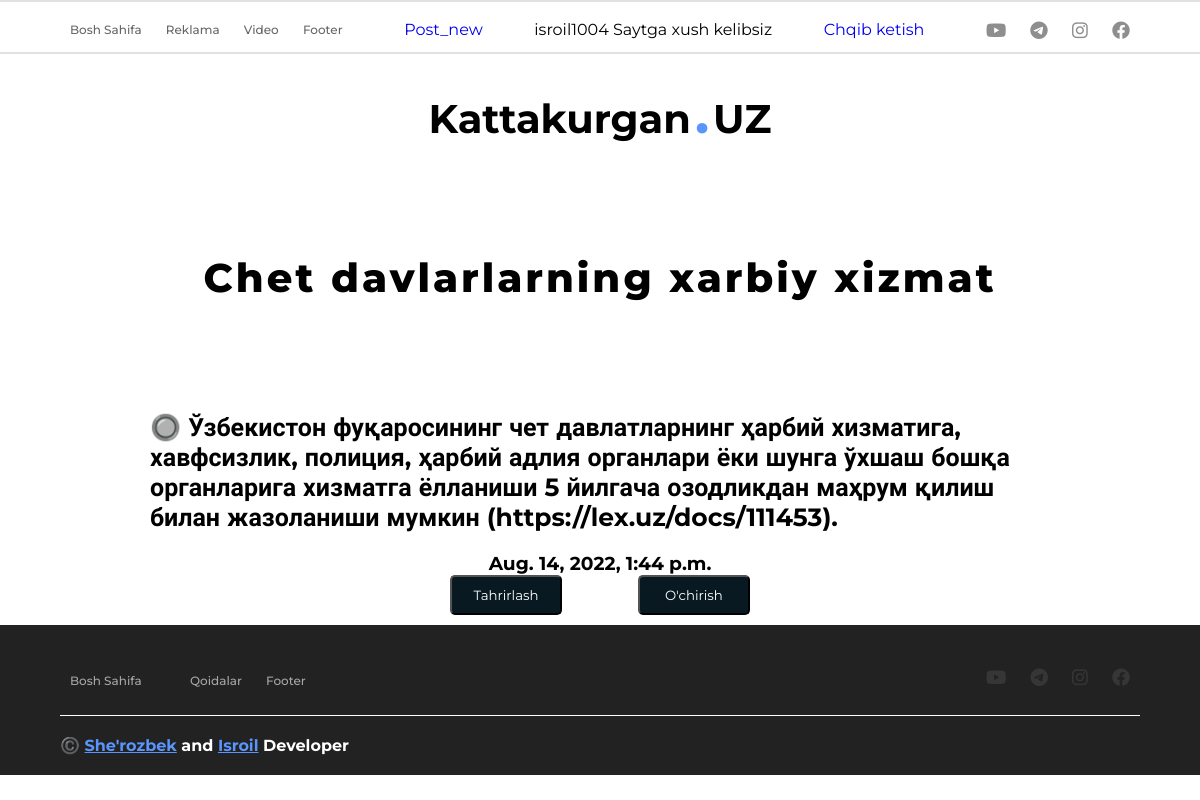
Page /body/1 (signed in) on the committed database.
### backend/models.py (models this page shows, shortened)
class Post(models.Model):
    title = models.CharField(max_length=200)
    body = models.TextField()
    rasm = models.CharField(max_length=200)
    category = models.ForeignKey(Category,on_delete=models.CASCADE)
    created = models.DateTimeField(auto_now_add=True)

### backend/views.py (the view)
# urls.py: path('body/<str:pk>',body,name='body'),
def body(request,pk):
    body = Post.objects.get(id=pk)
    return render(request, 'projects/about.html',{'body':body})

### backend/templates/projects/about.html (shortened to what this page needs)
{% extends 'index.html' %}
{% load static %}
    {% block content %}
    <div class="card-body">
        <h1>{{body.title}}</h1>
    <p>
        {{body.body}}
    </p>
    <h3>{{body.created}}</h2>
    {% if user.is_superuser %}
   <div class="card1">
        <button><a href="{% url 'post_edit' body.pk %}">Tahrirlash</a></button>
        <button><a href="{% url 'post_delete' body.pk %}">O'chirish</a></button>
   </div>
    {% endif %}
    </div>
    {% endblock content %}

### templates/navbar.html (shortened to what this page needs)
<header>
    <div class="centeru">
      <div class="navbar-1  wrap">
        <div class="menu-1">
          <a href="{% url 'home' %}">Bosh Sahifa</a>
          <a href="#">Reklama</a>
          <a href="Qoidalar.html">Video</a>
          <a href="#odam">Footer</a>
        </div>
        {% if user.is_superuser %}
<a href="{% url 'post_new' %}">Post_new</a>
<p>{{ user.username }} Saytga xush kelibsiz</p>
<a href="{% url  'logout' %}">Chqib ketish</a>
{% endif %}
        <div class="social-media">
          <i class="fa-brands fa-youtube"></i>
          <i class="fa-brands fa-telegram"></i>
          <i class="fa-brands fa-instagram"></i>
          <i class="fa-brands fa-facebook"></i>
        </div>
      </div>
    </div>
    <hr>
    <div class="logo">
      <p>Kattakurgan<span>.</span>UZ</p>
    </div>
    <div class="centeru clone">
      <div class="navbar-2">
      </div>
    </div>
  </header>

### static/css/main.css (style rules this page uses)
* { margin: 0; padding: 0; text-decoration: none; outline: none; box-sizing: border-box; font-family: "Montserrat", "Poppins", "Manrope", "Lobster Two"; }
header { width: 100%; }
header * { font-family: "Montserrat"; }
.centeru { width: 90%; margin: 0 auto; }
hr { border: 0.5px solid rgba(0, 0, 0, 0.116); }
.navbar-1 { width: 100%; height: 50px; display: flex; align-items: center; justify-content: space-between; }
.navbar-1 .menu-1 a { font-size: 12px; margin: 20px 10px; font-weight: 500; color: black; opacity: 0.6; transition: 0.2s ease-in-out; }
.navbar-1 .social-media i { margin: 0 3px; font-size: 18px; color: #444; opacity: 0.6; transition: 0.4s ease-in-out; }
.logo { width: 100%; margin: 40px 0; display: flex; align-items: center; justify-content: center; }
.logo p { font-size: 40px; font-weight: 700; }
.logo p span { font-weight: 900; color: #5995fd; display: inline-block; margin: 0 5px; }
header .navbar-2 { width: 100%; height: 50px; display: flex; align-items: center; justify-content: space-between; }
.wrap { flex-wrap: wrap; }
.wrap .social-media i { margin: 10px; }

### static/css/blog.css (style rules this page uses)
:root { --dark-one: #333; --dark-two: #7a7a7a; --main-color: #784cfb; --light-one: #fff; --light-two: #e8f3ff; --light-three: #f6f7fb; }
*, *::before, *::after { margin: 0; padding: 0; box-sizing: border-box; }
html { scroll-behavior: smooth; }
body, .main-blog-section button, .main-blog-section input, .main-blog-section textarea { font-family: "Poppins", sans-serif; }

### static/css/about.css (style rules this page uses)
.card-body { margin: 0 auto; width: 80%; display: flex; align-items: center; flex-direction: column; justify-content: space-between; padding: 10px; }
.card-body h1 { padding: 10px; font-size: 40px; font-weight: 800; letter-spacing: 3px; }
.card-body p { padding: 20px; font-weight: bold; font-size: 25px; }
.card-body button, a { display: inline-block; }
.card1 { width: 40%; display: flex; justify-content: space-around; align-items: center; }
.card1 button { width: 30%; background-color: #091921; border-radius: 5px; padding: 10px; }
.card1 button a { color: #fff; }

### rows in the picture
Post: title "Chet davlarlarning xarbiy xizmat", body "🔘 Ўзбекистон фуқаросининг чет давлатларнинг ҳарбий хизматига, хавфсизлик, полиция, ҳарбий адлия органлари ёки шунга ўхшаш бошқа органларига хизматга ёлланиши 5 йилгача озодликдан маҳрум қилиш билан жазоланиши мумкин (https://lex.uz/docs/111453).", created "Aug. 14, 2022, 1:44 p.m."

### other values in the picture
{{ user.username }} "isroil1004"
